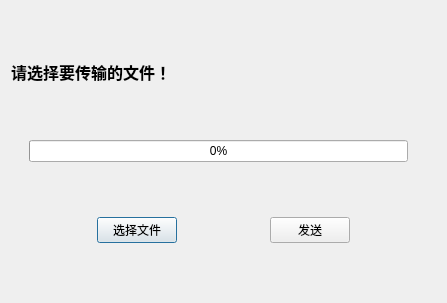
<?xml version="1.0" encoding="UTF-8"?>
<ui version="4.0">
 <class>TcpServer</class>
 <widget class="QDialog" name="TcpServer">
  <property name="geometry">
   <rect>
    <x>0</x>
    <y>0</y>
    <width>447</width>
    <height>303</height>
   </rect>
  </property>
  <property name="windowTitle">
   <string>选择文件</string>
  </property>
  <layout class="QVBoxLayout" name="verticalLayout">
   <item>
    <layout class="QHBoxLayout" name="horizontalLayout"/>
   </item>
   <item>
    <spacer name="verticalSpacer_2">
     <property name="orientation">
      <enum>Qt::Vertical</enum>
     </property>
     <property name="sizeHint" stdset="0">
      <size>
       <width>20</width>
       <height>45</height>
      </size>
     </property>
    </spacer>
   </item>
   <item>
    <widget class="QLabel" name="serverStatusLabel">
     <property name="font">
      <font>
       <family>Agency FB</family>
       <pointsize>12</pointsize>
       <weight>75</weight>
       <bold>true</bold>
      </font>
     </property>
     <property name="text">
      <string>请选择要传输的文件！</string>
     </property>
    </widget>
   </item>
   <item>
    <spacer name="verticalSpacer">
     <property name="orientation">
      <enum>Qt::Vertical</enum>
     </property>
     <property name="sizeHint" stdset="0">
      <size>
       <width>20</width>
       <height>25</height>
      </size>
     </property>
    </spacer>
   </item>
   <item>
    <layout class="QHBoxLayout" name="horizontalLayout_2">
     <item>
      <spacer name="horizontalSpacer_2">
       <property name="orientation">
        <enum>Qt::Horizontal</enum>
       </property>
       <property name="sizeHint" stdset="0">
        <size>
         <width>18</width>
         <height>20</height>
        </size>
       </property>
      </spacer>
     </item>
     <item>
      <widget class="QProgressBar" name="progressBar">
       <property name="sizePolicy">
        <sizepolicy hsizetype="Preferred" vsizetype="Preferred">
         <horstretch>1</horstretch>
         <verstretch>4</verstretch>
        </sizepolicy>
       </property>
       <property name="value">
        <number>0</number>
       </property>
      </widget>
     </item>
     <item>
      <spacer name="horizontalSpacer_3">
       <property name="orientation">
        <enum>Qt::Horizontal</enum>
       </property>
       <property name="sizeHint" stdset="0">
        <size>
         <width>28</width>
         <height>20</height>
        </size>
       </property>
      </spacer>
     </item>
    </layout>
   </item>
   <item>
    <spacer name="verticalSpacer_3">
     <property name="orientation">
      <enum>Qt::Vertical</enum>
     </property>
     <property name="sizeHint" stdset="0">
      <size>
       <width>20</width>
       <height>45</height>
      </size>
     </property>
    </spacer>
   </item>
   <item>
    <layout class="QHBoxLayout" name="horizontalLayout_3">
     <item>
      <spacer name="horizontalSpacer_5">
       <property name="orientation">
        <enum>Qt::Horizontal</enum>
       </property>
       <property name="sizeHint" stdset="0">
        <size>
         <width>40</width>
         <height>20</height>
        </size>
       </property>
      </spacer>
     </item>
     <item>
      <widget class="QPushButton" name="serverOpenBtn">
       <property name="text">
        <string>选择文件</string>
       </property>
      </widget>
     </item>
     <item>
      <spacer name="horizontalSpacer_4">
       <property name="orientation">
        <enum>Qt::Horizontal</enum>
       </property>
       <property name="sizeHint" stdset="0">
        <size>
         <width>40</width>
         <height>20</height>
        </size>
       </property>
      </spacer>
     </item>
     <item>
      <widget class="QPushButton" name="serverSendBtn">
       <property name="text">
        <string>发送</string>
       </property>
      </widget>
     </item>
     <item>
      <spacer name="horizontalSpacer_6">
       <property name="orientation">
        <enum>Qt::Horizontal</enum>
       </property>
       <property name="sizeHint" stdset="0">
        <size>
         <width>40</width>
         <height>20</height>
        </size>
       </property>
      </spacer>
     </item>
    </layout>
   </item>
   <item>
    <spacer name="verticalSpacer_4">
     <property name="orientation">
      <enum>Qt::Vertical</enum>
     </property>
     <property name="sizeHint" stdset="0">
      <size>
       <width>20</width>
       <height>30</height>
      </size>
     </property>
    </spacer>
   </item>
  </layout>
 </widget>
 <resources/>
 <connections/>
</ui>
